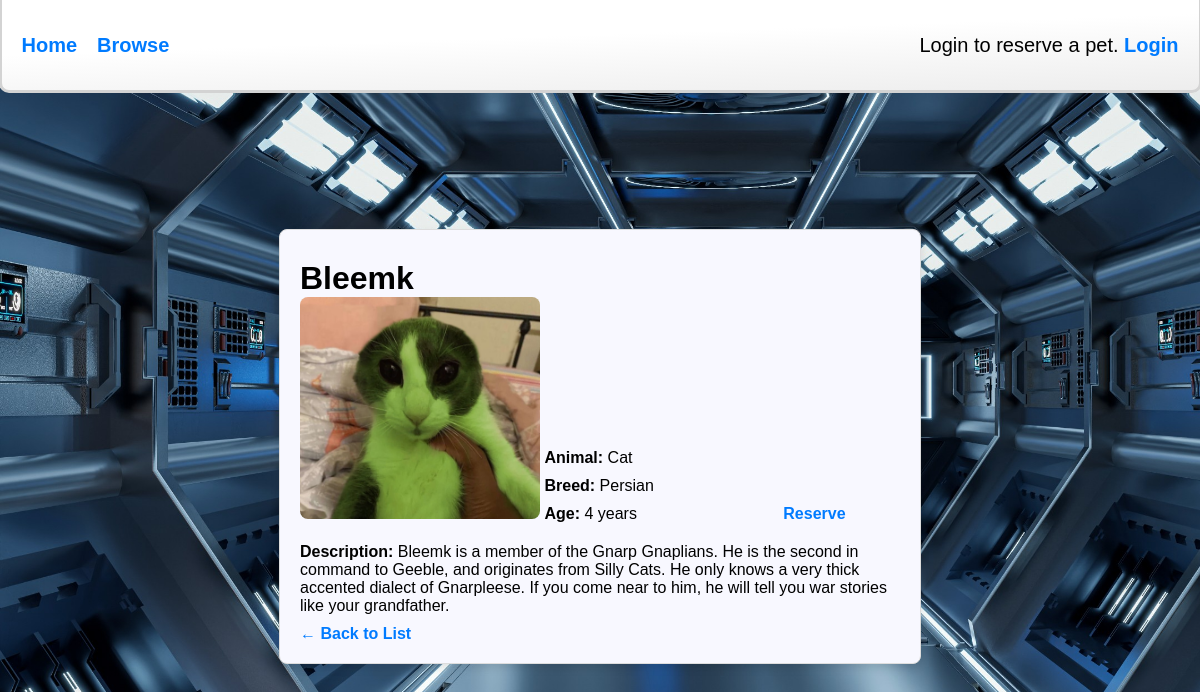
Page /animal_details.php?id=1 on the committed database.
### tables this page shows
CREATE TABLE `pets` (
  `id` int(11) NOT NULL,
  `name` varchar(200) NOT NULL,
  `animal` int(11) NOT NULL,
  `breed` int(255) NOT NULL,
  `age` int(11) NOT NULL,
  `description` text NOT NULL,
  `behavior` varchar(200) NOT NULL,
  `photo` varchar(255) NOT NULL
);

CREATE TABLE `animal_types` (
  `id` int(11) NOT NULL,
  `type_name` varchar(100) NOT NULL
);

CREATE TABLE `breeds` (
  `id` int(11) NOT NULL,
  `breed_name` varchar(100) NOT NULL,
  `animal_type_id` int(11) NOT NULL
);

### animal_details.php (the view, shortened to what this page needs)
<?php
include('includes/connect.php');
if (isset($_GET['id'])) {
    $id = intval($_GET['id']);
    $sql = "SELECT pets.name, pets.age, pets.description, pets.behavior, pets.photo,
                   animal_types.type_name, breeds.breed_name
            FROM pets
            JOIN animal_types ON pets.animal = animal_types.id
            JOIN breeds ON pets.breed = breeds.id
            WHERE pets.id = ?";
    $stmt = $conn->prepare($sql);
    $stmt->bind_param("i", $id);
    $stmt->execute();
    $result = $stmt->get_result();
    if ($result->num_rows > 0) {
        $pet = $result->fetch_assoc();
    } else {
        die("Pet not found.");
    }
} else {
    die("No pet selected.");
}
?>
<?php
include ('includes/header.php'); ?>
    <link rel="stylesheet" href="www/css/browse-details.css">
    <link rel="stylesheet" href="www/css/animal_details.css">
</head>
<?php include ('includes/navbar.php'); ?>
    <div class="flex-wrapper">
        <div class="animal-details">
            <h1><?php echo htmlspecialchars($pet['name']); ?></h1>
            <img src="<?= htmlspecialchars($pet['photo']); ?>" alt="<?php echo htmlspecialchars($pet['name']); ?>">
            <div style="display:inline-block">
                <p><strong>Animal:</strong> <?php echo htmlspecialchars($pet['type_name']); ?></p>
                <p><strong>Breed:</strong> <?php echo htmlspecialchars($pet['breed_name']); ?></p>
                <p><strong>Age:</strong> <?php echo htmlspecialchars($pet['age']); ?> years</p>
            </div>
            <a class="special-link" style="display:inline-block; margin-left: 125px;" href="add_to_cart.php?id=<?= $_GET['id'] ?>">Reserve</a>
            <p><strong>Description:</strong> <?php echo htmlspecialchars($pet['description']); ?></p>
            <a href="browse.php" class="special-link">&larr; Back to List</a>
        </div>
    </div>
</body>
</html>

### www/css/styles.css (style rules this page uses)
:root { --border-width: 3px; --navbar-height: 90px; }
html, body { margin: 0; }
body { font-family: Arial, sans-serif; margin: 0; display: flex; flex-direction: column; align-items: center; overflow-x: hidden; }
.special-link, .navbar ul li a, .sign-in { margin-top: 20px; text-decoration: none; color: #007BFF; font-weight: bold; }

### www/css/browse-details.css (style rules this page uses)
body { font-family: Arial, sans-serif; color: white; margin: 0; padding: 0; background-image: url(../img/browse_background.jpg); background-size: cover; }

### www/css/animal_details.css (style rules this page uses)
html, body { height: 100%; margin: 0; }
.flex-wrapper { display: flex; flex-flow: column; height: 100%; align-items: center; justify-content: center; }
.animal-details { background-color: ghostwhite; color: black; max-width: 600px; border: 1px solid #ddd; border-radius: 8px; padding: 20px; box-shadow: 0 4px 8px rgba(0, 0, 0, 0.1); }
.animal-details h1 { margin-top: 10px; margin-bottom: 0; }
.animal-details img { max-width: 40%; height: auto; border-radius: 8px; }
.animal-details p { margin: 10px 0; }

### rows in the picture
pets: name "Bleemk", photo (picture), animal.type_name "Cat", breed.breed_name "Persian", age "4", description "Bleemk is a member of the Gnarp Gnaplians. He is the second in command to Geeble, and originates from Silly Cats. He only knows a very thick accented dialect of Gnarpleese. If you come near to him, he will tell you war stories like your grandfather."
